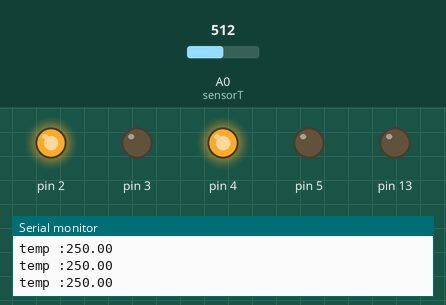
Recording of a sketch running on a simulated Arduino Uno, built with avr-gcc and run on an emulated ATmega328P. Shown: output pins drawn as LEDs (lit = HIGH), the last lines printed to the serial monitor. The inputs (shaded band) are chosen by the test bench; at power-on: A0 (sensorT) = 512.

Above: at 1.8 s.
1.9 s: A0 (sensorT) set to 91
3.4 s: A0 (sensorT) set to 72
At 4.6 s:
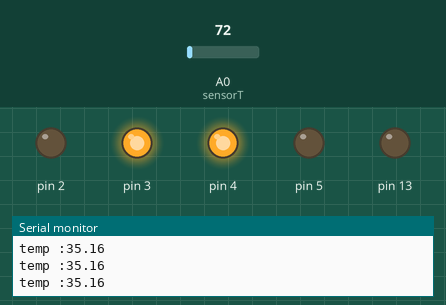
5.0 s: A0 (sensorT) set to 30
At 6.3 s:
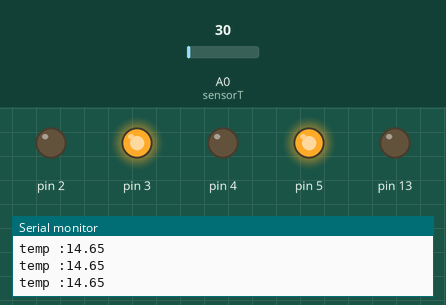
6.7 s: A0 (sensorT) set to 122
At 8.0 s:
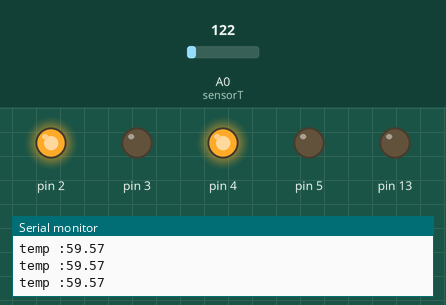
8.4 s: A0 (sensorT) set to 25
At 9.6 s:
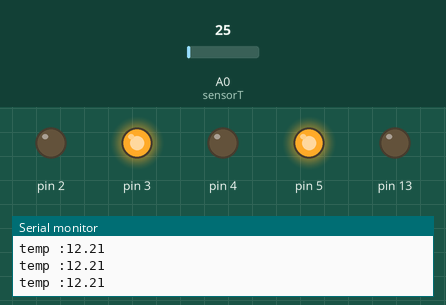
Timing chart, 0 to 11.1 s (numbered marks = the images above; inputs shaded):
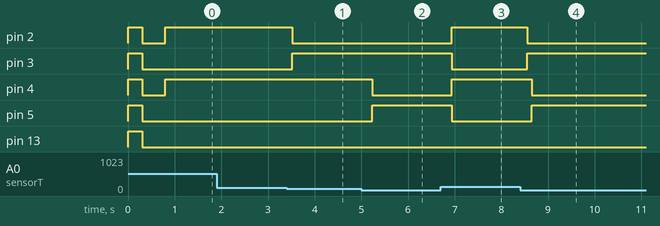

Measured:
- the behaviour switches between 82 and 81 on A0 (sensorT) (found by bisection; images 0 and 1)
- after the input at 3.4 s, pin 2: HIGH → LOW after 0.12 s; pin 3: LOW → HIGH after 0.12 s
- after the input at 5.0 s, pin 4: HIGH → LOW after 0.23 s; pin 5: LOW → HIGH after 0.23 s
- after the input at 6.7 s, pin 2, pin 4: LOW → HIGH after 0.24 s; pin 3, pin 5: HIGH → LOW after 0.24 s
- after the input at 8.4 s, pin 2: HIGH → LOW after 0.15 s; pin 3: LOW → HIGH after 0.15 s; pin 4: HIGH → LOW after 0.25 s; pin 5: LOW → HIGH after 0.25 s

The sketch:

BlinING.ino
```cpp
float tempC;
// the setup function runs once when you press reset or power the board
void setup() {
  // initialize digital pin LED_BUILTIN as an output.
  Serial.begin(9600);
  pinMode(13, OUTPUT);
  pinMode(2, OUTPUT);
  pinMode(3, OUTPUT);
  pinMode(4, OUTPUT);
  pinMode(5, OUTPUT);
digitalWrite(13, HIGH);
digitalWrite(2, HIGH);
digitalWrite(3, HIGH);
digitalWrite(4, HIGH);
digitalWrite(5, HIGH);
delay(300);
digitalWrite(13, LOW);
digitalWrite(2, LOW);
digitalWrite(3, LOW);
digitalWrite(4, LOW);
digitalWrite(5, LOW);
delay(300);
}

// the loop function runs over and over again forever
void loop() {
  logica();
}

void sensorT(){
  tempC = analogRead(A0);
  tempC = (5.0 * tempC * 100.0)/1024.0;
  Serial.print("temp :");
  Serial.println(tempC);
  delay(100);
}
void ledexceso(bool x ) {
digitalWrite(2,x);
}
void lednormal(bool x ) {
digitalWrite(3,x);
}
void ventilador(bool x) {
digitalWrite(4,x);
}
void lampara(bool x) {
digitalWrite(5,x);
}

void logica(){
  sensorT();
if(tempC < 40 ){
  lampara(true);
  ventilador(false);
  lednormal(true);
  ledexceso(false);
}
if (tempC > 40 ){
                  while(tempC >35){
                                    sensorT();
                                    lampara(false);
                                    ventilador(true);
                                    if (tempC > 40 ){
                                                     ledexceso(true);
                                                     lednormal(false);
                                                    }
                                    if(tempC < 40 ){
                                                     ledexceso(false);
                                                     lednormal(true);

                                                    }

                                   }

}

}
```
